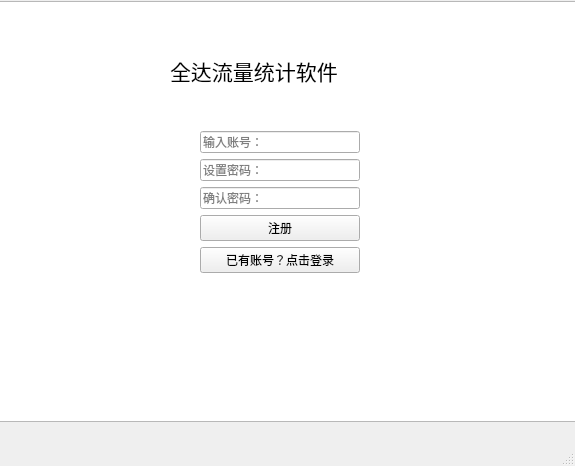
<?xml version="1.0" encoding="UTF-8"?>
<ui version="4.0">
 <class>MainWindow</class>
 <widget class="QMainWindow" name="MainWindow">
  <property name="geometry">
   <rect>
    <x>0</x>
    <y>0</y>
    <width>575</width>
    <height>466</height>
   </rect>
  </property>
  <property name="windowTitle">
   <string>MainWindow</string>
  </property>
  <widget class="QWidget" name="centralwidget">
   <widget class="QWidget" name="verticalLayoutWidget_2">
    <property name="geometry">
     <rect>
      <x>200</x>
      <y>120</y>
      <width>160</width>
      <height>164</height>
     </rect>
    </property>
    <layout class="QVBoxLayout" name="verticalLayout_5">
     <item>
      <layout class="QVBoxLayout" name="verticalLayout_2">
       <item>
        <widget class="QLineEdit" name="lineEdit_3">
         <property name="placeholderText">
          <string>输入账号：</string>
         </property>
        </widget>
       </item>
       <item>
        <widget class="QLineEdit" name="lineEdit_4">
         <property name="text">
          <string/>
         </property>
         <property name="placeholderText">
          <string>设置密码：</string>
         </property>
        </widget>
       </item>
       <item>
        <widget class="QLineEdit" name="lineEdit_5">
         <property name="text">
          <string/>
         </property>
         <property name="placeholderText">
          <string>确认密码：</string>
         </property>
        </widget>
       </item>
       <item>
        <widget class="QPushButton" name="pushButton_2">
         <property name="text">
          <string>注册</string>
         </property>
        </widget>
       </item>
       <item>
        <widget class="QPushButton" name="pushButton_3">
         <property name="text">
          <string>已有账号？点击登录</string>
         </property>
        </widget>
       </item>
      </layout>
     </item>
    </layout>
   </widget>
   <widget class="QLabel" name="label_3">
    <property name="geometry">
     <rect>
      <x>170</x>
      <y>50</y>
      <width>231</width>
      <height>41</height>
     </rect>
    </property>
    <property name="font">
     <font>
      <family>楷体</family>
      <pointsize>16</pointsize>
     </font>
    </property>
    <property name="styleSheet">
     <string notr="true">background-color: rgb(255, 255, 255);</string>
    </property>
    <property name="text">
     <string>全达流量统计软件</string>
    </property>
   </widget>
   <widget class="QListView" name="listView">
    <property name="geometry">
     <rect>
      <x>-5</x>
      <y>1</y>
      <width>581</width>
      <height>421</height>
     </rect>
    </property>
    <property name="styleSheet">
     <string notr="true">border-image: url(:/img/background.png)</string>
    </property>
   </widget>
   <zorder>listView</zorder>
   <zorder>verticalLayoutWidget_2</zorder>
   <zorder>label_3</zorder>
  </widget>
  <widget class="QMenuBar" name="menubar">
   <property name="geometry">
    <rect>
     <x>0</x>
     <y>0</y>
     <width>575</width>
     <height>26</height>
    </rect>
   </property>
  </widget>
  <widget class="QStatusBar" name="statusbar"/>
 </widget>
 <resources>
  <include location="back.qrc"/>
 </resources>
 <connections>
  <connection>
   <sender>pushButton_3</sender>
   <signal>clicked()</signal>
   <receiver>MainWindow</receiver>
   <slot>login()</slot>
   <hints>
    <hint type="sourcelabel">
     <x>258</x>
     <y>278</y>
    </hint>
    <hint type="destinationlabel">
     <x>81</x>
     <y>290</y>
    </hint>
   </hints>
  </connection>
 </connections>
 <slots>
  <slot>login()</slot>
 </slots>
</ui>
